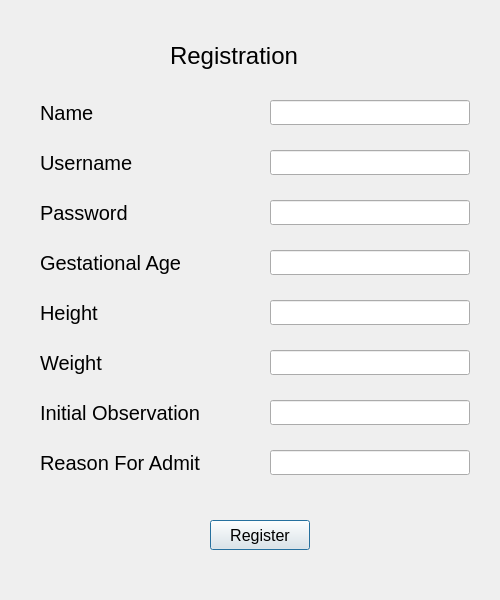
<?xml version="1.0" encoding="UTF-8"?>
<ui version="4.0">
 <class>Dialog</class>
 <widget class="QDialog" name="Dialog">
  <property name="geometry">
   <rect>
    <x>0</x>
    <y>0</y>
    <width>500</width>
    <height>600</height>
   </rect>
  </property>
  <property name="windowTitle">
   <string>Dialog</string>
  </property>
  <widget class="QPushButton" name="pushButton">
   <property name="geometry">
    <rect>
     <x>210</x>
     <y>520</y>
     <width>100</width>
     <height>30</height>
    </rect>
   </property>
   <property name="font">
    <font>
     <pointsize>12</pointsize>
    </font>
   </property>
   <property name="text">
    <string>Register</string>
   </property>
  </widget>
  <widget class="QLabel" name="label_2">
   <property name="geometry">
    <rect>
     <x>40</x>
     <y>250</y>
     <width>200</width>
     <height>25</height>
    </rect>
   </property>
   <property name="sizePolicy">
    <sizepolicy hsizetype="Minimum" vsizetype="Preferred">
     <horstretch>0</horstretch>
     <verstretch>0</verstretch>
    </sizepolicy>
   </property>
   <property name="font">
    <font>
     <pointsize>15</pointsize>
    </font>
   </property>
   <property name="text">
    <string>Gestational Age</string>
   </property>
  </widget>
  <widget class="QLabel" name="label">
   <property name="geometry">
    <rect>
     <x>40</x>
     <y>100</y>
     <width>200</width>
     <height>25</height>
    </rect>
   </property>
   <property name="sizePolicy">
    <sizepolicy hsizetype="Minimum" vsizetype="Preferred">
     <horstretch>0</horstretch>
     <verstretch>0</verstretch>
    </sizepolicy>
   </property>
   <property name="font">
    <font>
     <pointsize>15</pointsize>
    </font>
   </property>
   <property name="text">
    <string>Name</string>
   </property>
  </widget>
  <widget class="QLineEdit" name="lineEdit_2">
   <property name="geometry">
    <rect>
     <x>270</x>
     <y>250</y>
     <width>200</width>
     <height>25</height>
    </rect>
   </property>
  </widget>
  <widget class="QLineEdit" name="lineEdit">
   <property name="geometry">
    <rect>
     <x>270</x>
     <y>100</y>
     <width>200</width>
     <height>25</height>
    </rect>
   </property>
  </widget>
  <widget class="QLabel" name="label_3">
   <property name="geometry">
    <rect>
     <x>170</x>
     <y>40</y>
     <width>150</width>
     <height>31</height>
    </rect>
   </property>
   <property name="sizePolicy">
    <sizepolicy hsizetype="Preferred" vsizetype="Preferred">
     <horstretch>0</horstretch>
     <verstretch>0</verstretch>
    </sizepolicy>
   </property>
   <property name="font">
    <font>
     <pointsize>18</pointsize>
    </font>
   </property>
   <property name="text">
    <string>Registration</string>
   </property>
  </widget>
  <widget class="QLabel" name="label_4">
   <property name="geometry">
    <rect>
     <x>40</x>
     <y>400</y>
     <width>200</width>
     <height>25</height>
    </rect>
   </property>
   <property name="sizePolicy">
    <sizepolicy hsizetype="Minimum" vsizetype="Preferred">
     <horstretch>0</horstretch>
     <verstretch>0</verstretch>
    </sizepolicy>
   </property>
   <property name="font">
    <font>
     <pointsize>15</pointsize>
    </font>
   </property>
   <property name="text">
    <string>Initial Observation</string>
   </property>
  </widget>
  <widget class="QLineEdit" name="lineEdit_3">
   <property name="geometry">
    <rect>
     <x>270</x>
     <y>450</y>
     <width>200</width>
     <height>25</height>
    </rect>
   </property>
  </widget>
  <widget class="QLineEdit" name="lineEdit_4">
   <property name="geometry">
    <rect>
     <x>270</x>
     <y>400</y>
     <width>200</width>
     <height>25</height>
    </rect>
   </property>
  </widget>
  <widget class="QLabel" name="label_5">
   <property name="geometry">
    <rect>
     <x>40</x>
     <y>450</y>
     <width>200</width>
     <height>25</height>
    </rect>
   </property>
   <property name="sizePolicy">
    <sizepolicy hsizetype="Minimum" vsizetype="Preferred">
     <horstretch>0</horstretch>
     <verstretch>0</verstretch>
    </sizepolicy>
   </property>
   <property name="font">
    <font>
     <pointsize>15</pointsize>
    </font>
   </property>
   <property name="text">
    <string>Reason For Admit</string>
   </property>
  </widget>
  <widget class="QLineEdit" name="lineEdit_5">
   <property name="geometry">
    <rect>
     <x>270</x>
     <y>300</y>
     <width>200</width>
     <height>25</height>
    </rect>
   </property>
  </widget>
  <widget class="QLineEdit" name="lineEdit_6">
   <property name="geometry">
    <rect>
     <x>270</x>
     <y>350</y>
     <width>200</width>
     <height>25</height>
    </rect>
   </property>
  </widget>
  <widget class="QLabel" name="label_6">
   <property name="geometry">
    <rect>
     <x>40</x>
     <y>300</y>
     <width>200</width>
     <height>25</height>
    </rect>
   </property>
   <property name="sizePolicy">
    <sizepolicy hsizetype="Minimum" vsizetype="Preferred">
     <horstretch>0</horstretch>
     <verstretch>0</verstretch>
    </sizepolicy>
   </property>
   <property name="font">
    <font>
     <pointsize>15</pointsize>
    </font>
   </property>
   <property name="text">
    <string>Height</string>
   </property>
  </widget>
  <widget class="QLabel" name="label_7">
   <property name="geometry">
    <rect>
     <x>40</x>
     <y>350</y>
     <width>200</width>
     <height>25</height>
    </rect>
   </property>
   <property name="sizePolicy">
    <sizepolicy hsizetype="Minimum" vsizetype="Preferred">
     <horstretch>0</horstretch>
     <verstretch>0</verstretch>
    </sizepolicy>
   </property>
   <property name="font">
    <font>
     <pointsize>15</pointsize>
    </font>
   </property>
   <property name="text">
    <string>Weight</string>
   </property>
  </widget>
  <widget class="QLineEdit" name="lineEdit_7">
   <property name="geometry">
    <rect>
     <x>270</x>
     <y>200</y>
     <width>200</width>
     <height>25</height>
    </rect>
   </property>
   <property name="text">
    <string/>
   </property>
  </widget>
  <widget class="QLineEdit" name="lineEdit_8">
   <property name="geometry">
    <rect>
     <x>270</x>
     <y>150</y>
     <width>200</width>
     <height>25</height>
    </rect>
   </property>
   <property name="text">
    <string/>
   </property>
  </widget>
  <widget class="QLabel" name="label_8">
   <property name="geometry">
    <rect>
     <x>40</x>
     <y>150</y>
     <width>200</width>
     <height>25</height>
    </rect>
   </property>
   <property name="sizePolicy">
    <sizepolicy hsizetype="Minimum" vsizetype="Preferred">
     <horstretch>0</horstretch>
     <verstretch>0</verstretch>
    </sizepolicy>
   </property>
   <property name="font">
    <font>
     <pointsize>15</pointsize>
    </font>
   </property>
   <property name="text">
    <string>Username</string>
   </property>
  </widget>
  <widget class="QLabel" name="label_9">
   <property name="geometry">
    <rect>
     <x>40</x>
     <y>200</y>
     <width>200</width>
     <height>25</height>
    </rect>
   </property>
   <property name="sizePolicy">
    <sizepolicy hsizetype="Minimum" vsizetype="Preferred">
     <horstretch>0</horstretch>
     <verstretch>0</verstretch>
    </sizepolicy>
   </property>
   <property name="font">
    <font>
     <pointsize>15</pointsize>
    </font>
   </property>
   <property name="text">
    <string>Password</string>
   </property>
  </widget>
 </widget>
 <resources/>
 <connections/>
</ui>
